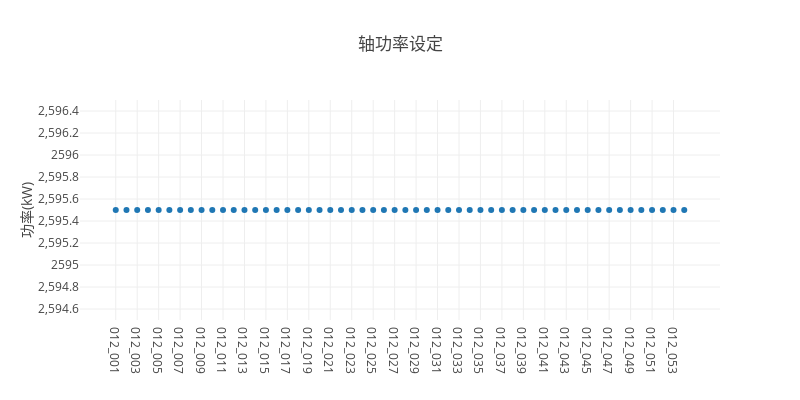

The code cell stored with this chart in its notebook:
### Markdown cell above
利用轴功率设定（D_ShaftPowerSetpoint）判断机组是否限功率，利用标志位（S_YawDeratingFlag, S_NacAccXDeratingFlag, S_TurDeratingFlag）判断机组限功率方式

### Code cell
casename = 'DLC12'
DeratingCheck(casename)
